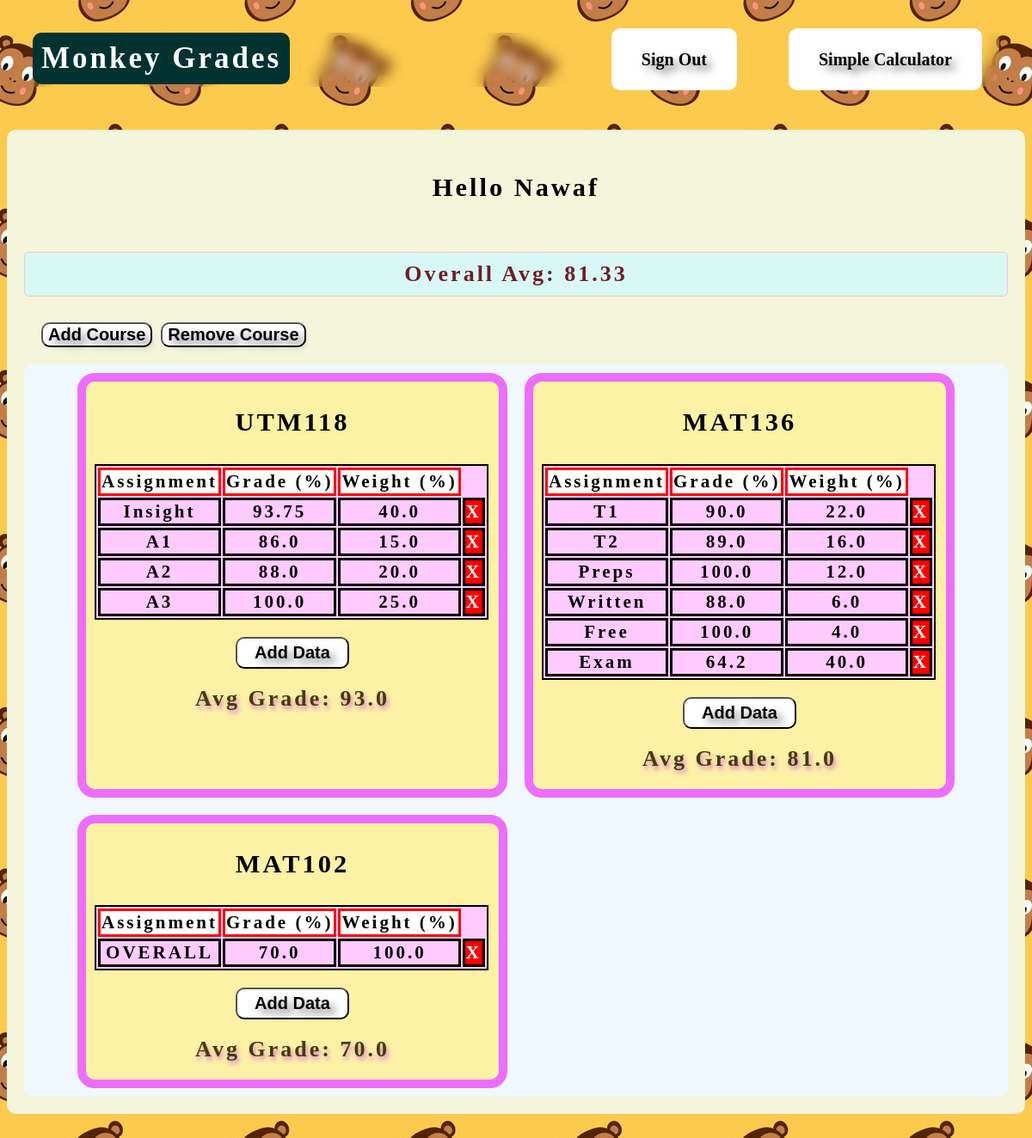
/dashboard (signed in), run on the app's committed database.
### login/models.py (models this page shows)
class Course(models.Model):
    user = models.ForeignKey(User, on_delete=models.CASCADE)
    name = models.CharField(max_length=100)

class Grade(models.Model):
    course = models.ForeignKey(Course, on_delete=models.CASCADE)
    assignment = models.CharField(max_length=100)
    grade = models.FloatField()
    weight = models.FloatField()

### login/views.py (the view, shortened to what this page needs)
# urls.py: path('dashboard', views.dashboard, name= 'dashboard'),
def dashboard(request):
    courses = Course.objects.filter(user=request.user)
    course_data = {}
    overall_avg = []
    for course in courses:
        grades = Grade.objects.filter(course=course)
        grades_list = [str(grade.grade) for grade in grades]  # Assuming grades are stored as strings
        weights_list = [str(grade.weight) for grade in grades]  # Assuming weights are stored as strings
        calculator = Calculator(grades_list, weights_list)
        average_grade = calculator.avg_grade()
        if average_grade != 0:
            overall_avg.append(average_grade)
        course_data[course] = {'grades': grades, 'average_grade': average_grade}
    user_first_name = request.user.first_name
    messages_to_display = messages.get_messages(request)
    try:
        avg = round(sum(overall_avg)/len(overall_avg), 2)
    except Exception:
        avg = 0
    return render(request, 'dashboard.html', {'course_data': course_data, 'fname': user_first_name, 'avg': avg,
                                              'error_message': messages_to_display})

### login/calculator.py (called while the page is built)
    def avg_grade(self) -> float:
        if len(self.grades) != len(self.weights):
            raise ValueError("Lengths of grades and weights must be the same")
        elif len(self.grades) == 0:
            return 0
        weighted_sum = sum(grade * weight for grade, weight in zip(self.grades, self.weights))
        total_weight = sum(self.weights)
        average_grade = weighted_sum / total_weight
        return round(average_grade, 2)

### templates/dashboard.html (shortened to what this page needs)
<!DOCTYPE html>
<html lang="en">
    <head>
        <link rel="stylesheet" type="text/css" href="/static/styledashboard.css">
    </head>
    <header>
        <div class="logo"><a href="{% url 'home' %}">Monkey Grades</a></div>
        <nav>
            <ul>
                {% if user.is_authenticated %}
                <li><a href="/signout" id="signout_button">Sign Out</a></li>
                <li><a href="/simple" id="signout_button">Simple Calculator</a></li>
                {% else %}
                <li><a href="/signup">Sign Up</a></li>
                <li><a href="/signin">Sign In</a></li>
                {% endif %}
            </ul>
        </nav>
    </header>
    <body>
        <div class="main">
            <h3>Hello {{fname}}</h3>
            <p class="avg_text">Overall Avg: {{avg}}</p>
            <div id="course_btns">
                <ul>
                    <li><button onclick="enable_data_entry_course('add')">Add Course</button></li>
                    <li><button onclick="enable_data_entry_course('remove')">Remove Course</button></li>
                </ul>
            </div>
            <div id="course_tables">
                {% for course, data in course_data.items %}
                <div class="{{ course.name }}">
                    <h3>{{ course.name }}</h3>
                    <table id="{{ course.name }}">
                        <thead id="head">
                            <tr>
                                <th>Assignment</th>
                                <th>Grade (%)</th>
                                <th>Weight (%)</th>
                            </tr>
                        </thead>
                        <tbody id="body_table">
                            {% for grade in data.grades %}
                                <tr>
                                    <td>{{ grade.assignment }}</td>
                                    <td>{{ grade.grade }}</td>
                                    <td>{{ grade.weight }}</td>
                                    <td id="remove_btn" onclick="remove_this_data(this)">X</td>
                                </tr>
                            {% endfor %}
                        </tbody>
                    </table>
                    <div id="buttons">
                        <button type="button" id="calculate_btn" onclick="enable_data_entry('{{ course.name }}')">Add Data</button>
                    </div>
                    <div id="grade_text">
                        <label for="">Avg Grade: {{ data.average_grade }}</label>
                    </div>
                </div>
                {% endfor %}
            </div>
    </body>
</html>

### static/styledashboard.css (style rules this page uses)
header { display: flex; justify-content: space-between; margin-left: 30px; margin-right: 30px; height: 100%; backdrop-filter: blur(8px); }
nav ul { display: flex; list-style: none; padding-left: 20px; padding-right: 20px; font-size: 20px; }
nav li { margin-right: 10px; margin-left: 50px; }
nav li:last-child { margin-right: 0; }
nav ul li a { text-decoration: none; font-weight: bold; text-shadow: 6px 6px 10px rgba(0, 0, 0, 0.5); transition: 0.8s; background: rgb(255, 255, 255); padding: 25px 35px; border-radius: 10px; color: rgb(0, 0, 0); font-weight: bold; font-size: 20px; }
.logo a { color: rgb(252, 252, 252); font-family: "Times New Roman", sans-serif; font-weight: bold; font-size: 35px; letter-spacing: 3px; display: inline-block; padding-top: 10px; text-decoration: none; padding-left: 10px; padding-right: 10px; padding-bottom: 10px; background-color: rgb(1, 50, 50); border-radius: 10px; }
body { background-image: url(/static/monkey.jpeg); background-size: auto; background-position: center; background-repeat: repeat; background-attachment: fixed; padding-top: 30px; }
.main { display: grid; grid-template-columns: 1fr; background-color: beige; color: black; font-family: "Times New Roman", sans-serif; font-weight: bold; font-size: 26px; letter-spacing: 3px; text-align: center; border-radius: 10px; padding: 20px; margin-top: 50px; margin-bottom: 50px; }
table { border: 2px solid black; background-color: rgb(255, 203, 255); text-align: center; max-height: 20px; overflow: hidden; font-size: 21px; }
#buttons { margin-top: 20px; margin-bottom: 20px; }
#grade_text { margin-top: 20px; margin-bottom: 20px; }
#course_tables table td { border: 3px solid black; }
#course_tables table th { border: 3px solid red; background-color: white; }
#calculate_btn { text-decoration: none; font-weight: bold; text-shadow: 6px 6px 10px rgba(0, 0, 0, 0.5); transition: 0.8s; background: rgb(255, 255, 255); padding: 5px 20px; border-radius: 10px; color: rgb(0, 0, 0); font-size: 20px; }
#remove_btn { background-color: red; color: white; }
#course_btns ul { display: flex; list-style: none; padding-left: 20px; padding-right: 20px; font-size: 20px; }
#course_btns li { margin-right: 10px; }
#course_btns ul li button { text-decoration: none; font-weight: bold; text-shadow: 6px 6px 10px rgba(0, 0, 0, 0.5); transition: 0.8s; background: rgb(255, 255, 255); border-radius: 10px; color: rgb(0, 0, 0); font-weight: bold; font-size: 20px; }
#course_tables { display: grid; grid-template-columns: repeat(auto-fit, minmax(300px, 500px)); gap: 20px; justify-content: center; background-color: aliceblue; border-radius: 10px; padding: 10px 10px; }
#course_tables div:not(#buttons):not(#modalOverlay):not(#dataEntryModal):not(#grade_text) { background-color: rgb(253, 241, 166); border-radius: 20px; border: 10px solid rgb(237, 109, 254); padding-left: 10px; padding-right: 10px; }
#grade_text { color: rgb(63, 62, 2); text-shadow: 2px 4px 5px rgba(191, 0, 255, 0.5); }
.avg_text { background-color: #d7f8f4; color: #721c24; padding: 10px; border-radius: 5px; margin-bottom: 10px; border: 1px solid #f5c6cb; }

### data on the page
Course: name "UTM118", average_grade "93.0"
Grade: assignment "Insight", grade "93.75", weight "40.0"
Grade: assignment "A1", grade "86.0", weight "15.0"
Grade: assignment "A2", grade "88.0", weight "20.0"
Grade: assignment "A3", grade "100.0", weight "25.0"
Course: name "MAT136", average_grade "81.0"
Grade: assignment "T1", grade "90.0", weight "22.0"
Grade: assignment "T2", grade "89.0", weight "16.0"
Grade: assignment "Preps", grade "100.0", weight "12.0"
Grade: assignment "Written", grade "88.0", weight "6.0"
Grade: assignment "Free", grade "100.0", weight "4.0"
Grade: assignment "Exam", grade "64.2", weight "40.0"
Course: name "MAT102", average_grade "70.0"
Grade: assignment "OVERALL", grade "70.0", weight "100.0"

### other printed values
{{ fname }} "Nawaf"
{{ avg }} "81.33"
